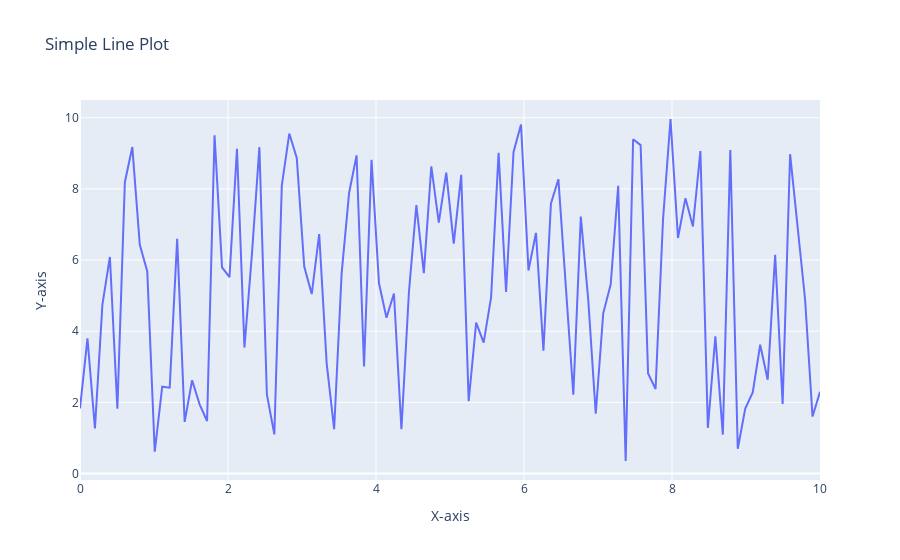

Here is the notebook cell this chart was saved with:
### Markdown cell above
20. Using Plotly, create a basic line plot of a randomly generated dataset, label the axes, and set the title as 'Simple Line Plot'

### Code cell
import plotly.graph_objects as go
import numpy as np

# Generate a random dataset
x = np.linspace(0, 10, 100)  # 100 points between 0 and 10
y = np.random.rand(100) * 10  # Random values between 0 and 10

# Create the line plot
fig = go.Figure()

# Add the line plot to the figure
fig.add_trace(go.Scatter(x=x, y=y, mode='lines', name='Random Data'))

# Set the title and labels for the axes
fig.update_layout(
    title='Simple Line Plot',
    xaxis_title='X-axis',
    yaxis_title='Y-axis'
)

# Display the plot
fig.show()
